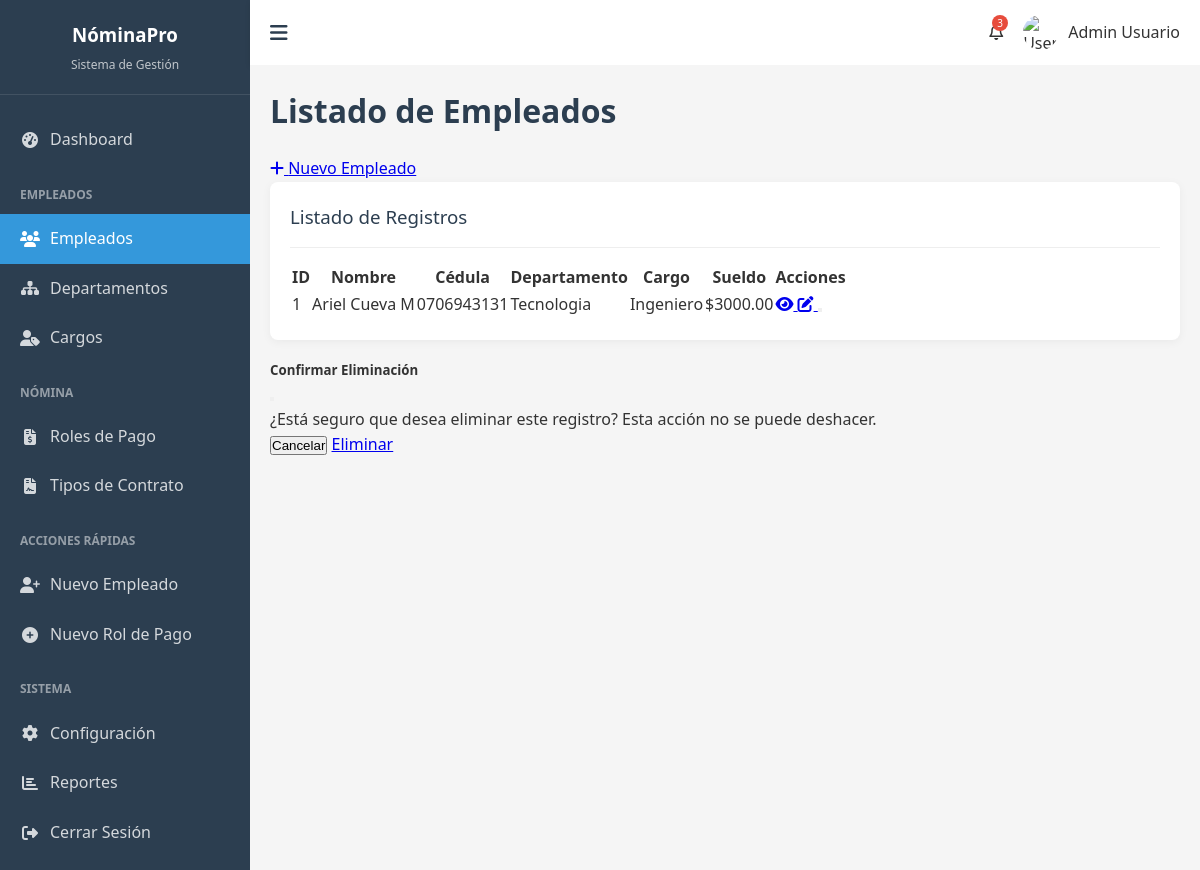
/modelo/empleado/, run on an earlier commit of the app's database.
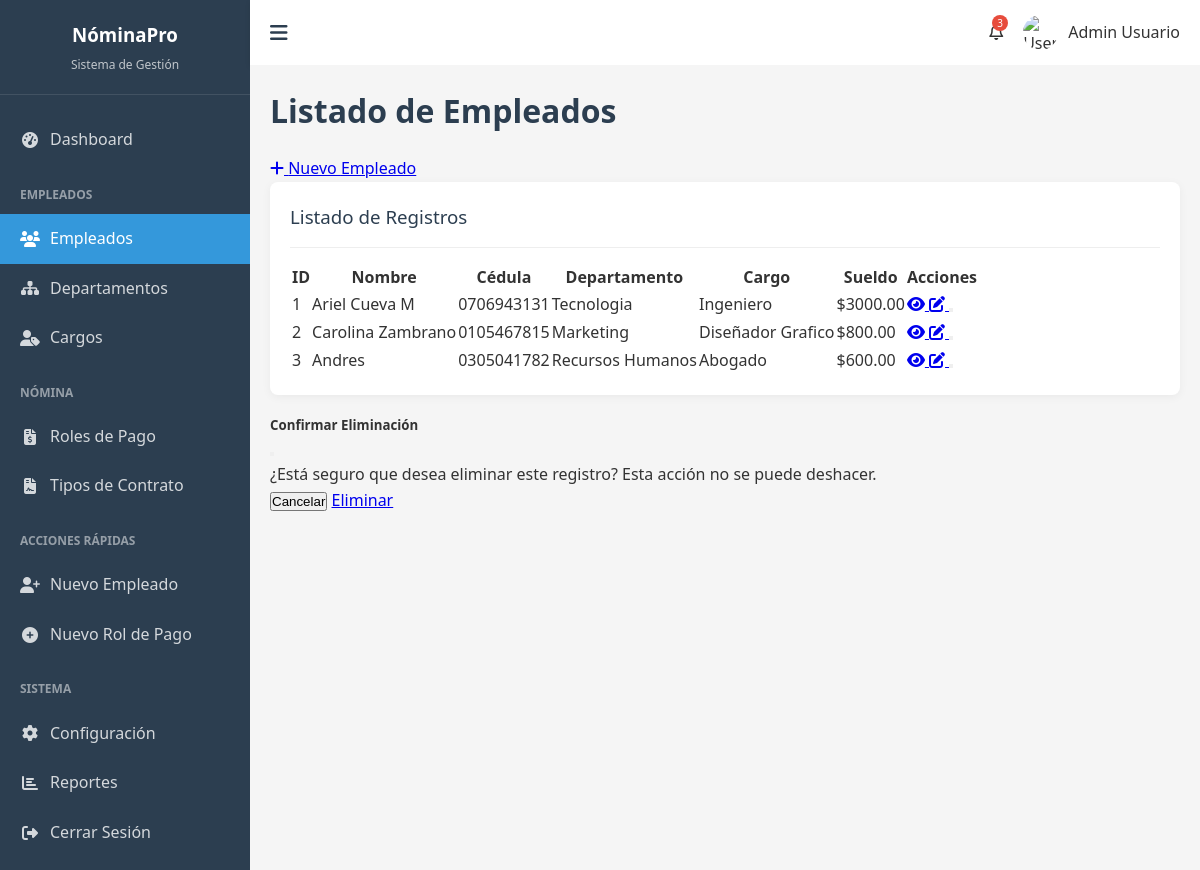
And on a later commit of the database.
### Nomina_pagos/models.py (models this page shows, shortened)
class Empleado(models.Model):
  SEXO_CHOICES = [
      ('M', 'Masculino'),
      ('F', 'Femenino'),
  ]
  nombre = models.CharField(max_length=100)
  cedula = models.CharField(max_length=20, unique=True)
  direccion = models.TextField()
  sexo = models.CharField(max_length=1, choices=SEXO_CHOICES)
  sueldo = models.DecimalField(max_digits=10, decimal_places=2)
  cargo = models.ForeignKey(Cargo, on_delete=models.CASCADE)
  departamento = models.ForeignKey(Departamento, on_delete=models.CASCADE)
  tipo_contrato = models.ForeignKey(TipoContrato, on_delete=models.CASCADE)

class Departamento(models.Model):
  descripcion = models.CharField(max_length=100)
  def __str__(self):
    return self.descripcion

class Cargo(models.Model):
  descripcion = models.CharField(max_length=100)
  def __str__(self):
    return self.descripcion

### Nomina_pagos/views.py (the view)
# urls.py: path('modelo/<str:modelo>/', views.listar_modelo, name="listar_modelo"),
def listar_modelo(request, modelo=None):
    modelos = {
        'empleado': Empleado,
        'departamento': Departamento,
        'cargo': Cargo,
        'tipo_contrato': TipoContrato,
        'rol': Rol,
    }
    titulos = {
        'empleado': 'Listado de Empleados',
        'departamento': 'Listado de Departamentos',
        'cargo': 'Listado de Cargos',
        'tipo_contrato': 'Listado de Tipos de Contrato',
        'rol': 'Listado de Roles de Pago',
    }
    if not modelo or modelo not in modelos:
        messages.error(request, "Modelo no válido")
        return redirect('index')
    modelo_seleccionado = modelos[modelo]
    objetos = modelo_seleccionado.objects.all()
    contexto = {
        'objetos': objetos,
        'titulo': titulos[modelo],
        'modelo': modelo,
    }
    return render(request, "modelo/listado_modelos.html", contexto)

### template/modelo/listado_modelos.html (shortened to what this page needs)
{% extends "base/base.html" %}
{% block content %}
<div class="page-header">
    <h1 class="page-title">{{ titulo }}</h1>
    <a href="{% url 'nuevo_modelo' modelo %}" class="btn btn-primary">
        <i class="fas fa-plus"></i> Nuevo {% if modelo == 'empleado' %}
            Empleado
        {% elif modelo == 'departamento' %}
            Departamento
        {% elif modelo == 'cargo' %}
            Cargo
        {% elif modelo == 'tipo_contrato' %}
            Tipo de Contrato
        {% elif modelo == 'rol' %}
            Rol de Pago
        {% endif %}
    </a>
</div>
<div class="card">
    <div class="card-header">
        <h3>Listado de Registros</h3>
    </div>
    <div class="table-responsive">
        <table class="table table-hover">
            <thead>
                <tr>
                    <th>ID</th>
                    {% if modelo == 'empleado' %}
                        <th>Nombre</th>
                        <th>Cédula</th>
                        <th>Departamento</th>
                        <th>Cargo</th>
                        <th>Sueldo</th>
                    {% elif modelo == 'departamento' or modelo == 'cargo' or modelo == 'tipo_contrato' %}
                        <th>Descripción</th>
                    {% endif %}
                    <th>Acciones</th>
                </tr>
            </thead>
            <tbody>
                {% for objeto in objetos %}
                <tr>
                    <td>{{ objeto.id }}</td>
                    {% if modelo == 'empleado' %}
                        <td>{{ objeto.nombre }}</td>
                        <td>{{ objeto.cedula }}</td>
                        <td>{{ objeto.departamento }}</td>
                        <td>{{ objeto.cargo }}</td>
                        <td>${{ objeto.sueldo }}</td>
                    {% elif modelo == 'departamento' or modelo == 'cargo' or modelo == 'tipo_contrato' %}
                        <td>{{ objeto.descripcion }}</td>
                    {% endif %}
                    <td>
                        <div class="btn-group btn-group-sm" role="group">
                            <a href="{% url 'detalle_modelo' modelo objeto.id %}" class="btn btn-info" title="Ver detalle">
                                <i class="fas fa-eye"></i>
                            </a>
                            <a href="{% url 'editar_modelo' modelo objeto.id %}" class="btn btn-warning" title="Editar">
                                <i class="fas fa-edit"></i>
                            </a>
                            <button type="button" class="btn btn-danger" title="Eliminar"
                                <i class="fas fa-trash"></i>
                            </button>
                        </div>
                    </td>
                </tr>
                {% empty %}
                <tr>
                    <td colspan="{% if modelo == 'empleado' %}7{% elif modelo == 'departamento' or modelo == 'cargo' or modelo == 'tipo_contrato' %}3{% elif modelo == 'rol' %}8{% endif %}" class="text-center">
                        No hay registros disponibles
                    </td>
                </tr>
                {% endfor %}
            </tbody>
        </table>
    </div>
</div>
<div class="modal fade" id="confirmarEliminacionModal" tabindex="-1" aria-labelledby="confirmarEliminacionModalLabel" aria-hidden="true">
    <div class="modal-dialog">
        <div class="modal-content">
            <div class="modal-header">
                <h5 class="modal-title" id="confirmarEliminacionModalLabel">Confirmar Eliminación</h5>
                <button type="button" class="btn-close" data-bs-dismiss="modal" aria-label="Close"></button>
            </div>
            <div class="modal-body">
                ¿Está seguro que desea eliminar este registro? Esta acción no se puede deshacer.
            </div>
            <div class="modal-footer">
                <button type="button" class="btn btn-secondary" data-bs-dismiss="modal">Cancelar</button>
                <a href="#" id="btnConfirmarEliminar" class="btn btn-danger">Eliminar</a>
            </div>
        </div>
    </div>
</div>
{% endblock %}

### template/base/base.html (shortened to what this page needs)
<!DOCTYPE html>
<html lang="es">
<head>
    <link rel="stylesheet" href="https://cdnjs.cloudflare.com/ajax/libs/font-awesome/6.1.1/css/all.min.css">
</head>
<body>
    <div class="container">
        <div class="sidebar">
            <div class="sidebar-header">
                <h3>NóminaPro</h3>
                <p>Sistema de Gestión</p>
            </div>
            <div class="sidebar-menu">
                <a href="{% url 'index' %}" class="menu-item {% if request.path == '/index/' %}active{% endif %}">
                    <i class="fas fa-tachometer-alt"></i>
                    <span>Dashboard</span>
                </a>
                <div class="menu-header">Empleados</div>
                <a href="{% url 'listar_modelo' 'empleado' %}" class="menu-item {% if modelo == 'empleado' %}active{% endif %}">
                    <i class="fas fa-users"></i>
                    <span>Empleados</span>
                </a>
                <a href="{% url 'listar_modelo' 'departamento' %}" class="menu-item {% if modelo == 'departamento' %}active{% endif %}">
                    <i class="fas fa-sitemap"></i>
                    <span>Departamentos</span>
                </a>
                <a href="{% url 'listar_modelo' 'cargo' %}" class="menu-item {% if modelo == 'cargo' %}active{% endif %}">
                    <i class="fas fa-user-tag"></i>
                    <span>Cargos</span>
                </a>
                <div class="menu-header">Nómina</div>
                <a href="{% url 'listar_modelo' 'rol' %}" class="menu-item {% if modelo == 'rol' %}active{% endif %}">
                    <i class="fas fa-file-invoice-dollar"></i>
                    <span>Roles de Pago</span>
                </a>
                <a href="{% url 'listar_modelo' 'tipo_contrato' %}" class="menu-item {% if modelo == 'tipo_contrato' %}active{% endif %}">
                    <i class="fas fa-file-contract"></i>
                    <span>Tipos de Contrato</span>
                </a>
                <div class="menu-header">Acciones Rápidas</div>
                <a href="{% url 'nuevo_modelo' 'empleado' %}" class="menu-item">
                    <i class="fas fa-user-plus"></i>
                    <span>Nuevo Empleado</span>
                </a>
                <a href="{% url 'nuevo_modelo' 'rol' %}" class="menu-item">
                    <i class="fas fa-plus-circle"></i>
                    <span>Nuevo Rol de Pago</span>
                </a>
                <div class="menu-header">Sistema</div>
                <a href="#" class="menu-item">
                    <i class="fas fa-cog"></i>
                    <span>Configuración</span>
                </a>
                <a href="#" class="menu-item">
                    <i class="fas fa-chart-bar"></i>
                    <span>Reportes</span>
                </a>
                <a href="{% url 'login' %}" class="menu-item">
                    <i class="fas fa-sign-out-alt"></i>
                    <span>Cerrar Sesión</span>
                </a>
            </div>
        </div>
        <div class="main-content">
            <div class="top-navbar">
                <div class="toggle-sidebar">
                    <i class="fas fa-bars"></i>
                </div>
                <div class="user-menu">
                    <div class="notification">
                        <i class="far fa-bell"></i>
                        <span class="notification-count">3</span>
                    </div>
                    <div class="user-profile">
                        <img src="/api/placeholder/35/35" alt="User Avatar">
                        <span>Admin Usuario</span>
                    </div>
                </div>
            </div>
            <div class="dashboard">
                {% block content %}
                {% endblock %}
            </div>
        </div>
    </div>
</body>
</html>

### template/base/base.html (style rules this page uses)
:root { --primary-color: #3498db; --secondary-color: #2c3e50; --accent-color: #e74c3c; --light-color: #ecf0f1; --dark-color: #34495e; --success-color: #2ecc71; --warning-color: #f39c12; --danger-color: #e74c3c; --info-color: #3498db; }
* { margin: 0; padding: 0; box-sizing: border-box; }
body { font-family: 'Segoe UI', Tahoma, Geneva, Verdana, sans-serif; background-color: #f5f5f5; color: #333; line-height: 1.6; }
.container { display: flex; min-height: 100vh; }
.sidebar { width: 250px; background-color: var(--secondary-color); color: #fff; transition: all 0.3s; box-shadow: 2px 0 5px rgba(0,0,0,0.1); }
.sidebar-header { padding: 20px; text-align: center; border-bottom: 1px solid rgba(255,255,255,0.1); }
.sidebar-header h3 { color: #fff; margin-bottom: 5px; }
.sidebar-header p { font-size: 12px; opacity: 0.7; }
.sidebar-menu { padding: 20px 0; }
.menu-item { padding: 12px 20px; display: flex; align-items: center; cursor: pointer; transition: all 0.3s; color: rgba(255,255,255,0.8); text-decoration: none; }
.menu-item.active { background-color: var(--primary-color); color: #fff; font-weight: 500; }
.menu-item i { margin-right: 10px; width: 20px; text-align: center; }
.menu-header { padding: 10px 20px; font-size: 12px; text-transform: uppercase; font-weight: 600; color: rgba(255,255,255,0.5); margin-top: 10px; }
.main-content { flex: 1; display: flex; flex-direction: column; }
.top-navbar { background-color: #fff; padding: 15px 20px; display: flex; justify-content: space-between; align-items: center; box-shadow: 0 2px 5px rgba(0,0,0,0.1); }
.toggle-sidebar { font-size: 20px; cursor: pointer; color: var(--secondary-color); }
.user-menu { display: flex; align-items: center; }
.user-menu .notification { position: relative; margin-right: 20px; cursor: pointer; }
.notification-count { position: absolute; top: -5px; right: -5px; background-color: var(--accent-color); color: #fff; font-size: 10px; border-radius: 50%; width: 16px; height: 16px; display: flex; align-items: center; justify-content: center; }
.user-profile { display: flex; align-items: center; cursor: pointer; }
.user-profile img { width: 35px; height: 35px; border-radius: 50%; margin-right: 10px; }
.dashboard { padding: 20px; flex: 1; background-color: #f5f5f5; overflow-y: auto; }
.page-title { margin-bottom: 20px; color: var(--secondary-color); }
.card { background-color: #fff; border-radius: 8px; box-shadow: 0 2px 10px rgba(0,0,0,0.05); padding: 20px; margin-bottom: 20px; }
.card-header { display: flex; justify-content: space-between; align-items: center; padding-bottom: 15px; margin-bottom: 15px; border-bottom: 1px solid #eee; }
.card-header h3 { color: var(--secondary-color); font-weight: 500; }

What changed in the data, as far as the page shows it:
added Empleado: id "2", nombre "Carolina Zambrano", cedula "0105467815", departamento "Marketing", cargo "Diseñador Grafico", sueldo "800.00"
added Empleado: id "3", nombre "Andres", cedula "0305041782", departamento "Recursos Humanos", cargo "Abogado", sueldo "600.00"
